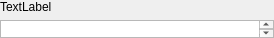
<?xml version="1.0" encoding="UTF-8"?>
<ui version="4.0">
 <class>Form</class>
 <widget class="QWidget" name="Form">
  <property name="geometry">
   <rect>
    <x>0</x>
    <y>0</y>
    <width>274</width>
    <height>38</height>
   </rect>
  </property>
  <property name="sizePolicy">
   <sizepolicy hsizetype="Expanding" vsizetype="Expanding">
    <horstretch>0</horstretch>
    <verstretch>0</verstretch>
   </sizepolicy>
  </property>
  <property name="minimumSize">
   <size>
    <width>0</width>
    <height>38</height>
   </size>
  </property>
  <property name="maximumSize">
   <size>
    <width>16777215</width>
    <height>16777215</height>
   </size>
  </property>
  <property name="windowTitle">
   <string>Form</string>
  </property>
  <layout class="QVBoxLayout" name="verticalLayout">
   <property name="margin">
    <number>0</number>
   </property>
   <item>
    <widget class="QLabel" name="label">
     <property name="text">
      <string>TextLabel</string>
     </property>
    </widget>
   </item>
   <item>
    <widget class="QPlainTextEdit" name="plainTextEdit"/>
   </item>
  </layout>
 </widget>
 <resources/>
 <connections/>
</ui>
